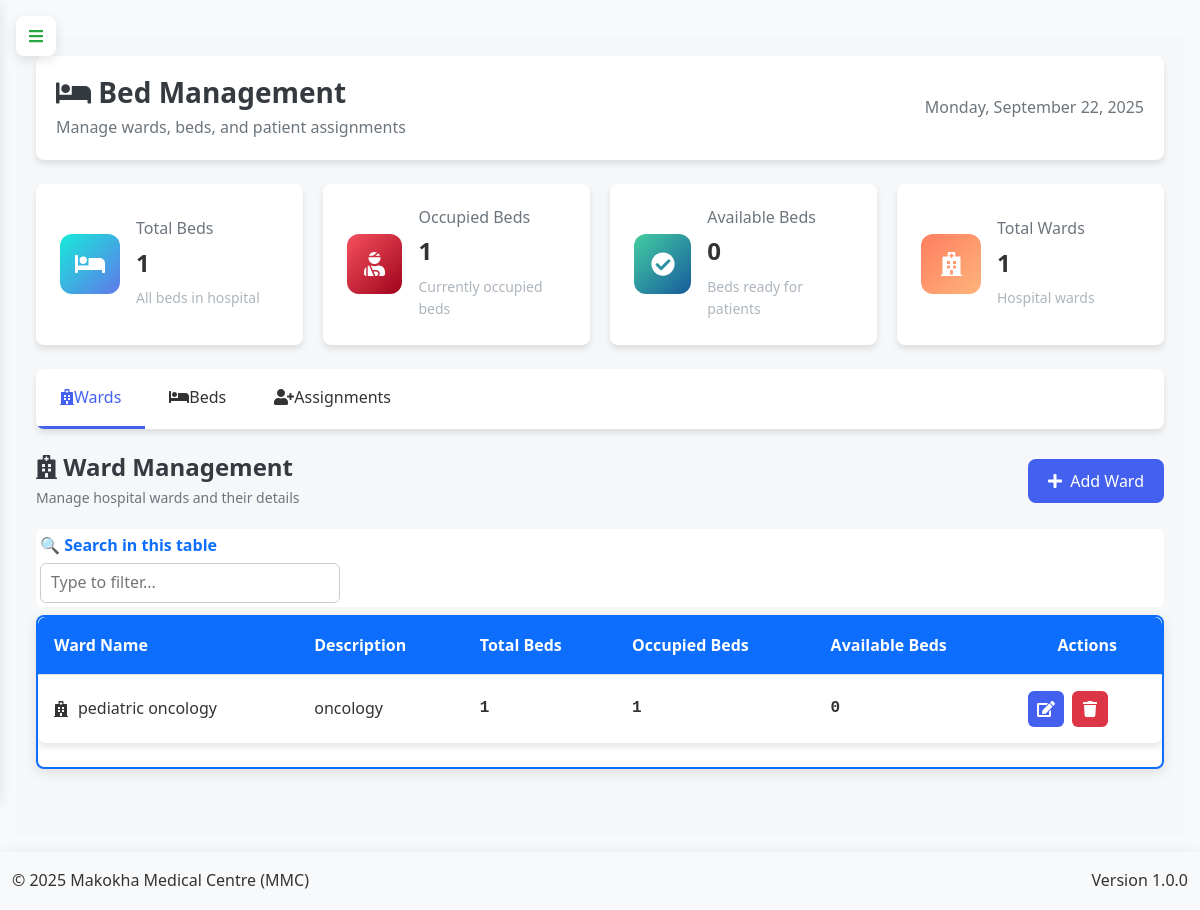
The app's page /admin/beds (signed in) with its own data.
### app.py (models this page shows)
class Ward(db.Model):
    __tablename__ = 'wards'
    id = db.Column(db.Integer, primary_key=True)
    name = db.Column(db.String(100), nullable=False)
    description = db.Column(db.Text)
    created_at = db.Column(db.DateTime, default=lambda: datetime.now(timezone.utc))
    updated_at = db.Column(db.DateTime, default=lambda: datetime.now(timezone.utc), onupdate=lambda: datetime.now(timezone.utc))
    beds = db.relationship('Bed', backref='ward', lazy=True)

### app.py (the view, shortened to what this page needs)
@app.route('/admin/beds', methods=['GET', 'POST'])
@login_required
def manage_beds():
    if current_user.role != 'admin':
        flash('Unauthorized access', 'danger')
        return redirect(url_for('home'))
    wards = Ward.query.all()
    beds = Bed.query.order_by(Bed.ward_id, Bed.bed_number).all()
    patients = Patient.query.filter_by(status='active').all()
    return render_template('admin/beds.html',
        wards=wards,
        beds=beds,
        patients=patients,
        total_beds=get_total_beds(),
        occupied_beds=get_occupied_beds(),
        available_beds=get_available_beds()
    )

### app.py (called while the page is built, shortened)
@app.before_request
def initialize_data():
    global _first_request
    if not _first_request:
        return

@app.context_processor
def inject_current_date():
    return {'current_date': date.today().strftime('%Y-%m-%d')}

@app.context_processor
def inject_csrf_token():
    return dict(csrf_token=generate_csrf)

def get_total_beds():
    return Bed.query.count()

def get_available_beds():
    return Bed.query.filter_by(status='available').count()

def get_occupied_beds():
    return Bed.query.filter_by(status='occupied').count()

@app.context_processor
def utility_processor():
    def decrypt_data(encrypted_data):
        if not encrypted_data:
            return ""
        try:
            return Config.decrypt_data_static(encrypted_data)
        except:
            return "[Decryption Error]"
    return dict(decrypt_data=decrypt_data)

    @property
    def decrypted_name(self):
        if not self.name:
            return None
        try:
            return Config.decrypt_data_static(self.name)
        except Exception:
            return "[Decryption Error]"

    @login_manager.user_loader
    def load_user(user_id):
        return db.session.get(User, int(user_id))

### config.py (called while the page is built, shortened)
    @classmethod
    def decrypt_data(cls, encrypted_data: Optional[str]) -> str:
        if not encrypted_data or not isinstance(encrypted_data, str):
            return ""
        if not cls.fernet:
            raise RuntimeError("Fernet not initialized. Call Config.init_fernet(app) at startup.")

    @staticmethod
    def decrypt_data_static(encrypted_data: Optional[str]) -> str:
        return Config.decrypt_data(encrypted_data)

### templates/admin/beds.html (shortened to what this page needs)
{% extends "base.html" %}
{% block content %}
<link rel="stylesheet" href="https://cdnjs.cloudflare.com/ajax/libs/font-awesome/6.4.0/css/all.min.css">
<link rel="stylesheet" href="https://cdn.datatables.net/1.13.6/css/dataTables.bootstrap5.min.css">
<link rel="stylesheet" href="https://cdnjs.cloudflare.com/ajax/libs/animate.css/4.1.1/animate.min.css">
<div class="bed-management-container">
    <div class="dashboard-header">
        <div class="header-content">
            <div class="header-title">
                <h1><i class="fas fa-bed"></i> Bed Management</h1>
                <p>Manage wards, beds, and patient assignments</p>
            </div>
            <div class="current-date">
                <span id="current-date"></span>
            </div>
        </div>
    </div>
    <div class="summary-cards-grid">
        <div class="summary-card total-beds">
            <div class="card-icon">
                <i class="fas fa-bed"></i>
            </div>
            <div class="card-content">
                <h3>Total Beds</h3>
                <div class="amount" id="total-beds">{{ total_beds }}</div>
                <p>All beds in hospital</p>
            </div>
        </div>
        <div class="summary-card occupied-beds">
            <div class="card-icon">
                <i class="fas fa-user-injured"></i>
            </div>
            <div class="card-content">
                <h3>Occupied Beds</h3>
                <div class="amount" id="occupied-beds">{{ occupied_beds }}</div>
                <p>Currently occupied beds</p>
            </div>
        </div>
        <div class="summary-card available-beds">
            <div class="card-icon">
                <i class="fas fa-check-circle"></i>
            </div>
            <div class="card-content">
                <h3>Available Beds</h3>
                <div class="amount" id="available-beds">{{ available_beds }}</div>
                <p>Beds ready for patients</p>
            </div>
        </div>
        <div class="summary-card total-wards">
            <div class="card-icon">
                <i class="fas fa-hospital"></i>
            </div>
            <div class="card-content">
                <h3>Total Wards</h3>
                <div class="amount" id="total-wards">{{ wards|length }}</div>
                <p>Hospital wards</p>
            </div>
        </div>
    </div>
    <div class="navigation-tabs">
        <div class="tab active" data-tab="wards">
            <i class="fas fa-hospital"></i>
            <span>Wards</span>
        </div>
        <div class="tab" data-tab="beds">
            <i class="fas fa-bed"></i>
            <span>Beds</span>
        </div>
        <div class="tab" data-tab="assignments">
            <i class="fas fa-user-plus"></i>
            <span>Assignments</span>
        </div>
    </div>
    <div class="tab-content active" id="wards-tab">
        <div class="section-header">
            <div class="section-title">
                <h2><i class="fas fa-hospital"></i> Ward Management</h2>
                <p>Manage hospital wards and their details</p>
            </div>
            <button class="btn btn-primary btn-with-icon" data-modal-target="add-ward">
                <i class="fas fa-plus"></i> Add Ward
            </button>
        </div>
        <div class="table-container">
            <table id="wards-table" class="modern-table">
                <thead>
                    <tr>
                        <th>Ward Name</th>
                        <th>Description</th>
                        <th>Total Beds</th>
                        <th>Occupied Beds</th>
                        <th>Available Beds</th>
                        <th class="text-center">Actions</th>
                    </tr>
                </thead>
                <tbody>
                    {% for ward in wards %}
                    {% set ward_beds = beds|selectattr("ward_id", "equalto", ward.id)|list %}
                    {% set occupied_ward_beds = ward_beds|selectattr("status", "equalto", "occupied")|list %}
                    <tr>
                        <td>
                            <div class="ward-info">
                                <i class="fas fa-hospital"></i>
                                <span>{{ ward.name }}</span>
                            </div>
                        </td>
                        <td>{{ ward.description or 'No description' }}</td>
                        <td class="amount-cell">{{ ward_beds|length }}</td>
                        <td class="amount-cell">{{ occupied_ward_beds|length }}</td>
                        <td class="amount-cell">{{ ward_beds|length - occupied_ward_beds|length }}</td>
                        <td class="action-btns">
                            <div class="btn-group">
                                <button class="action-btn btn-primary"
                                        onclick="bedManagement.editWard({{ ward.id }}, '{{ ward.name | replace("'", "\\'") }}', '{{ ward.description | replace("'", "\\'") if ward.description else '' }}')">
                                    <i class="fas fa-edit"></i>
                                </button>
                                <button class="action-btn btn-danger"
                                        data-delete-record="{{ ward.id }}"
                                        data-record-type="ward">
                                    <i class="fas fa-trash"></i>
                                </button>
                            </div>
                        </td>
                    </tr>
                    {% endfor %}
                </tbody>
            </table>
        </div>
    </div>
</div>
{% endblock %}

### static/css/style.css (style rules this page uses)
:root { --primary-color: #3498db; --secondary-color: #2980b9; --success-color: #2ecc71; --danger-color: #e74c3c; --warning-color: #f39c12; --info-color: #1abc9c; --light-color: #ecf0f1; --dark-color: #2c3e50; --gray-color: #95a5a6; --white-color: #ffffff; --black-color: #000000; --sidebar-width: 250px; --sidebar-collapsed-width: 0; --top-bar-height: 60px; --shadow: 0 2px 10px rgba(0, 0, 0, 0.1); --transition: all 0.3s ease; }
* { margin: 0; padding: 0; box-sizing: border-box; font-family: 'Segoe UI', Tahoma, Geneva, Verdana, sans-serif; }
.btn { position: relative; z-index: auto; }
body { background-color: #f5f6fa; color: #333; line-height: 1.6; overflow-x: hidden; }
button, input, select, textarea { font-family: inherit; font-size: inherit; }
.btn { display: inline-block; padding: 8px 16px; border: none; border-radius: 4px; background-color: var(--primary-color); color: white; cursor: pointer; transition: var(--transition); }
.btn-primary { background-color: var(--primary-color); }
.btn-danger { background-color: var(--danger-color); }

### static/css/dashboard.css (style rules this page uses)
.tab-content { display: none; }
.tab-content.active { display: block; }

### templates/base.html (style rules this page uses)
:root { --sidebar-width: 260px; --sidebar-collapsed-width: 0px; --primary-color: #0d6efd; --primary-dark: #0a58ca; --secondary-color: #6c757d; --header-height: 60px; --transition-speed: 0.3s; --border-color: rgba(255, 255, 255, 0.1); --table-blue: #0d6efd; --table-white: #ffffff; --hamburger-red: #038d38ff; --hamburger-green: #28a745; --bg-light: #f8f9fa; --text-dark: #212529; --shadow: 0 4px 12px rgba(0, 0, 0, 0.1); --radius: 8px; }
body { background-color: var(--bg-light); font-family: 'Segoe UI', Tahoma, Geneva, Verdana, sans-serif; line-height: 1.6; padding-top: 20px; }
.table-container { overflow-x: auto; overflow-y: auto; max-height: 400px; border: 2px solid var(--table-blue); border-radius: var(--radius); box-shadow: var(--shadow); background: white; margin-bottom: 1.5rem; width: 100%; }
.table-container table { width: 100%; border-collapse: separate; border-spacing: 0; table-layout: auto; }
.table-container th { background-color: var(--table-blue) !important; color: var(--table-white) !important; position: sticky; top: 0; padding: 0.6rem 0.8rem; font-weight: 600; white-space: nowrap; border: none; text-align: left; z-index: 2; }
.table-container td { padding: 0.6rem 0.8rem; vertical-align: middle; border: none; white-space: nowrap; overflow: hidden; text-overflow: ellipsis; max-width: 250px; }
.table-container tbody tr { transition: background-color 0.2s; }
.btn { border-radius: var(--radius); padding: 0.75rem 1.5rem; font-weight: 500; transition: all 0.3s; }
.btn-primary { background-color: var(--primary-color); border-color: var(--primary-color); }

### records on screen
Ward: name "pediatric oncology", description "oncology", ward_beds "1", occupied_ward_beds "1", ward_beds "0"

### other values on screen
{{ total_beds }} "1"
{{ occupied_beds }} "1"
{{ available_beds }} "0"
{{ wards|length }} "1"
